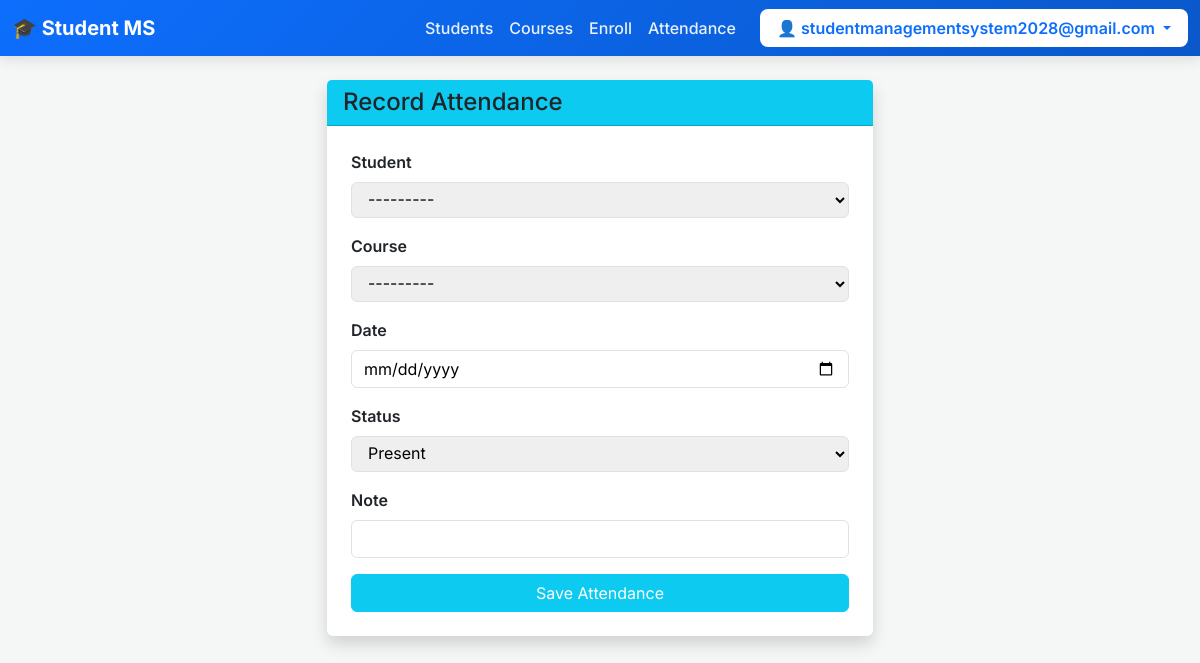
Page /attendance/ (signed in) on the committed database.
### students/models.py (models this page shows, shortened)
class CustomUser(AbstractUser):
    username = None # Remove username field
    email = models.EmailField(unique=True)
    USERNAME_FIELD = 'email' # Use email to log in
    REQUIRED_FIELDS = [] # Email is already required
    objects = CustomUserManager()

class Student(models.Model):
    GENDER_CHOICES = [('M', 'Male'), ('F', 'Female'), ('O', 'Other')]
    STATUS_CHOICES = [('active', 'Active'), ('inactive', 'Inactive'), ('graduated', 'Graduated')]
    user            = models.OneToOneField(settings.AUTH_USER_MODEL, on_delete=models.CASCADE, null=True, blank=True)
    student_id      = models.CharField(max_length=20, unique=True)
    first_name      = models.CharField(max_length=100)
    last_name       = models.CharField(max_length=100)
    email           = models.EmailField(unique=True)
    phone           = models.CharField(max_length=15, blank=True)
    date_of_birth   = models.DateField(null=True, blank=True)
    gender          = models.CharField(max_length=1, choices=GENDER_CHOICES, blank=True)
    address         = models.TextField(blank=True)
    photo           = models.ImageField(upload_to='students/', blank=True)
    department      = models.ForeignKey(Department, on_delete=models.SET_NULL, null=True)
    admission_date  = models.DateField(auto_now_add=True)
    status          = models.CharField(max_length=15, choices=STATUS_CHOICES, default='active')
    otp            = models.CharField(max_length=6, blank=True, null=True)
    otp_expiry     = models.DateTimeField(blank=True, null=True)
    def __str__(self):
        return f"{self.student_id} – {self.first_name} {self.last_name}"

### students/views.py (the view)
# urls.py: path('attendance/',                   views.mark_attendance, name='mark_attendance'),
@login_required
def mark_attendance(request):
    form = AttendanceForm(request.POST or None)
    if form.is_valid():
        form.save()
        messages.success(request, 'Attendance recorded.')
        return redirect('dashboard')
    return render(request, 'students/attendance_form.html', {'form': form})

### students/forms.py
class AttendanceForm(forms.ModelForm):
    class Meta:
        model = Attendance
        fields = '__all__'
        widgets = {'date': forms.DateInput(attrs={'type': 'date'})}

### students/templates/students/attendance_form.html (shortened to what this page needs)
{% extends 'students/base.html' %}
{% block content %}
<div class="row justify-content-center">
    <div class="col-md-6">
        <div class="card shadow border-0">
            <div class="card-header bg-info text-dark">
                <h4 class="mb-0">Record Attendance</h4>
            </div>
            <div class="card-body p-4">
                <form method="post">
                    {% for field in form %}
                        <div class="mb-3">
                            <label class="form-label fw-semibold">{{ field.label }}</label>
                            {{ field }}
                        </div>
                    {% endfor %}
                    <button type="submit" class="btn btn-info w-100 text-white">Save Attendance</button>
                </form>
            </div>
        </div>
    </div>
</div>
{% endblock %}

### students/templates/students/base.html (shortened to what this page needs)
<!DOCTYPE html>
<html lang="en">
<head>
    <link href="https://cdn.jsdelivr.net/npm/bootstrap@5.3.0/dist/css/bootstrap.min.css" rel="stylesheet">
</head>
<body>
<nav class="navbar navbar-expand-lg navbar-dark sticky-top">
    <div class="container-fluid">
        <a class="navbar-brand fw-bold" href="{% url 'dashboard' %}">🎓 Student MS</a>
        <div class="collapse navbar-collapse" id="navbarNav">
            <div class="navbar-nav ms-auto align-items-center">
                {% if user.is_authenticated %}
                    <a class="nav-link" href="{% url 'student_list' %}">Students</a>
                    <a class="nav-link" href="{% url 'course_list' %}">Courses</a>
                    <a class="nav-link" href="{% url 'enroll_student' %}">Enroll</a>
                    <a class="nav-link" href="{% url 'mark_attendance' %}">Attendance</a>
                    <div class="dropdown ms-lg-3">
                        <a class="btn user-dropdown-btn dropdown-toggle px-3" href="#" role="button" data-bs-toggle="dropdown">
                            👤 {{ user.email }}
                        </a>
                    </div>
                {% else %}
                    <a class="btn btn-light fw-bold px-4" href="{% url 'login_request_otp' %}">Login with OTP</a>
                {% endif %}
            </div>
</nav>
<div class="container mt-4">
    {% block content %}{% endblock %}

### students/templates/students/base.html (style rules this page uses)
body { font-family: 'Inter', sans-serif; background-color: #f4f7f6; }
.navbar { background: linear-gradient(135deg, #0d6efd 0%, #0a58ca 100%); box-shadow: 0 4px 12px rgba(0,0,0,0.1); }
.nav-link { font-weight: 500; color: rgba(255,255,255,0.9) !important; }
.user-dropdown-btn { background: white; color: #0d6efd !important; font-weight: 600; border-radius: 8px; }

### students/templates/students/attendance_form.html (style rules this page uses)
input, select, textarea { display: block; width: 100%; padding: 0.375rem 0.75rem; border: 1px solid #dee2e6; border-radius: 0.375rem; }

### rows in the picture
CustomUser: email "studentmanagementsystem2028@gmail.com"
Student: form "---------"

### other values in the picture
{{ field.label }} "Student" "Course" "Date" "Status" "Note"
